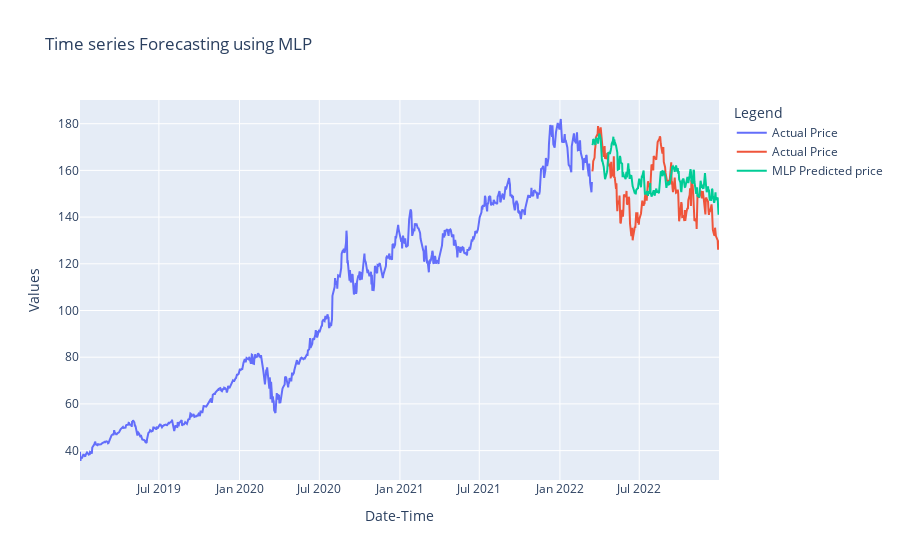

Notebook cell for this chart:
### Code cell
fig = go.Figure()
fig.add_trace(go.Scatter(x=train.Date, y=train.Close, mode='lines', name='Actual Price'))
fig.add_trace(go.Scatter(x=validation.Date, y=validation.Close, mode='lines', name='Actual Price'))
fig.add_trace(go.Scatter(x=validation.Date, y=validation.Predictions, mode='lines', name='MLP Predicted price'))
fig.update_layout(
        title="Time series Forecasting using MLP",
        xaxis_title="Date-Time",
        yaxis_title="Values",
        legend_title="Legend",
)
fig.show()

### Figure 1 — Plotly figure (JSON) as saved in the notebook; plotly's stock layout.template omitted (floating-point values rounded to 4 significant figures; data arrays with more than 128 entries replaced by an {"elided": "..."} marker saying what was removed)
{"data": [{"mode": "lines", "name": "Actual Price", "type": "scatter", "x": {"elided": "807 str values"}, "y": {"elided": "807 float values"}}, {"mode": "lines", "name": "Actual Price", "type": "scatter", "x": {"elided": "201 str values"}, "y": {"elided": "201 float values"}}, {"mode": "lines", "name": "MLP Predicted price", "type": "scatter", "x": {"elided": "201 str values"}, "y": {"elided": "201 float values"}}], "layout": {"legend": {"title": {"text": "Legend"}}, "title": {"text": "Time series Forecasting using MLP"}, "xaxis": {"title": {"text": "Date-Time"}, "type": "date", "range": ["2019-01-02", "2022-12-30"], "autorange": true}, "yaxis": {"title": {"text": "Values"}, "type": "linear", "range": [27.41, 190.1], "autorange": true}, "autosize": true}}
